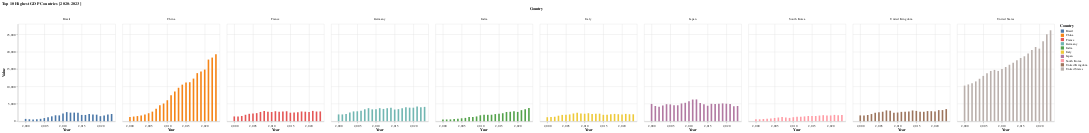

Notebook source saved alongside this figure:
### Code cell
alt.Chart(df_melted).mark_bar().encode(
    x='Year',
    y='Value',
    color='Country',
    column='Country'
).properties(
    title="Top 10 Highest GDP Countries [2020-2023]"
)

### Figure 1 — Vega-Lite specification as saved in the notebook (floating-point values rounded to 4 significant figures; data arrays with more than 128 entries replaced by an {"elided": "..."} marker saying what was removed)
{"config": {"view": {"continuousWidth": 300, "continuousHeight": 300}}, "data": {"name": "data-5efa9a2e0b95664e13fb3338cd7a121f"}, "mark": {"type": "bar"}, "encoding": {"color": {"field": "Country", "type": "nominal"}, "column": {"field": "Country", "type": "nominal"}, "x": {"field": "Year", "type": "quantitative"}, "y": {"field": "Value", "type": "quantitative"}}, "title": "Top 10 Highest GDP Countries [2020-2023]", "$schema": "https://vega.github.io/schema/vega-lite/v5.8.0.json", "datasets": {"data-5efa9a2e0b95664e13fb3338cd7a121f": {"elided": "240 records"}}}
